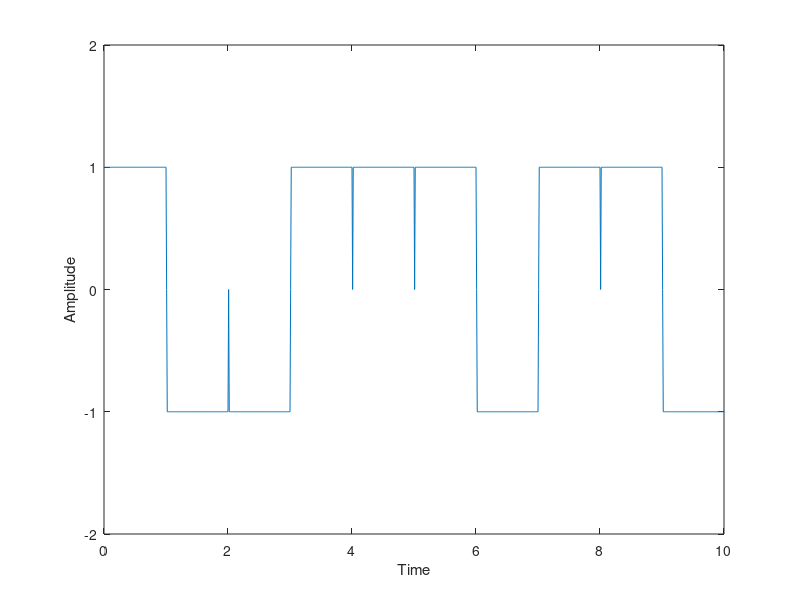

This chart was generated by the following MATLAB code:
%Implementation of NRZ-I Polar in MATLAB
N=10; %Number of bits we want to represent in unipolar 
n=randi([0,1],1,N); %generates a random input vector of N bits with each bit as 0/1
%NRZ-I Polar Mapping
nn(1)=1; %assuming that previous signal before starting of data set was positive
for m=2:N %runs the loop from first bit to last bit
    if n(m)==0 %if the current bit is 0 then it sets value of that bit same as previous one
        nn(m)=nn(m-1);
    else
        nn(m)=-nn(m-1); %if the current bit is 1 then it sets value of that bit as inverted value to previous one i.e. opposite of previous one
    end 
end
i=1; %variable to keep a track on index of input data bits 
time=0:.01:length(n); %generates a regularly spaced vector intervals of 0.01 from values 0 to length of n
for j=1:length(time) %variable to keep a track on index of 
    if time(j)<=i
        y(j) = nn(i);
    else
         i = i+1;
    end
end

plot(time,y); %plots graph between time axis and y axis title('NRZ-I Polar'); %sets the title of the plot 
xlabel('Time'); %sets the label of X axis 
ylabel('Amplitude'); %sets the label of Y axis
axis([0 N -2 2]) %defines the range of x axis and y axis. Here x axis is set from 0 to N and Y axis is set from -2 to 2